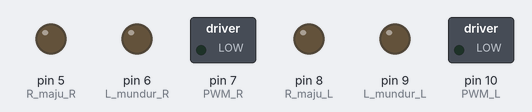
A sketch run on a simulated Arduino Uno, built with avr-gcc and run on an emulated ATmega328P. Shown: switched loads named in the sketch (green lamp = pin HIGH), output pins drawn as LEDs (lit = HIGH).

Above: at 0.5 s.
At 3.5 s:
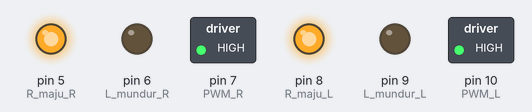
At 9.5 s:
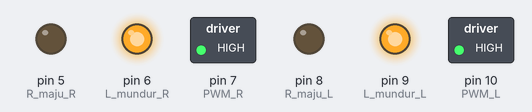
Timing chart, 0 to 15.6 s (numbered marks = the images above):
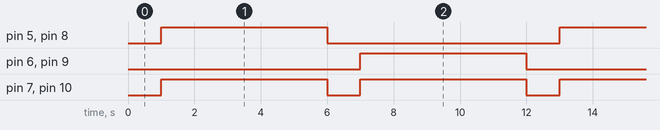

The sketch:

btn.ino
```cpp
//motor kanan
#define R_maju_R     5//pin D2
#define L_mundur_R   6 //pin D3
#define PWM_R     7 //Pin D4
//motor kiri
#define R_maju_L    8//pin D6
#define L_mundur_L   9 //pin D7
#define PWM_L     10 //pin D8

void setup()
{
  Serial.begin(9600);
  pinMode(R_maju_R, OUTPUT);
  pinMode(L_mundur_R, OUTPUT);
  pinMode(PWM_R, OUTPUT);
  pinMode(R_maju_L, OUTPUT);
  pinMode(L_mundur_L, OUTPUT);
  pinMode(PWM_L, OUTPUT);
  motor_stop();
}

void loop()
{
  motor_stop();   delay(1000);
  motor_cw();     delay(5000);
  motor_stop();   delay(1000);
  motor_ccw();     delay(5000);
}

void motor_cw()//belok kanan
{
  analogWrite(PWM_R ,512); //pwm kanan
  digitalWrite(R_maju_R, HIGH);
  digitalWrite(L_mundur_R, LOW);
  analogWrite(PWM_L ,512); //pwm kiri
  digitalWrite(R_maju_L, HIGH);
  digitalWrite(L_mundur_L, LOW);
}

void motor_ccw()  //belok kiri
{
  analogWrite(PWM_R ,512);  //pwm kanan
  digitalWrite(R_maju_R, LOW);
  digitalWrite(L_mundur_R, HIGH);
  analogWrite(PWM_L ,512);  //pwm kiri
  digitalWrite(R_maju_L, LOW);
  digitalWrite(L_mundur_L, HIGH);
}

void motor_stop()
{
  analogWrite(PWM_R ,0); //pwm kanan
  digitalWrite(R_maju_R, LOW);
  digitalWrite(L_mundur_R, LOW);
  analogWrite(PWM_L ,0); //pwm kiri
  digitalWrite(R_maju_L, LOW);
  digitalWrite(L_mundur_L, LOW);
}
```

Measured:
- by itself, pin 5 (R_maju_R), pin 6 (L_mundur_R), pin 8 (R_maju_L), pin 9 (L_mundur_L): alternates HIGH for 5.0 s and LOW for 7.0 s
- by itself, pin 7 (PWM_R), pin 10 (PWM_L): alternates HIGH for 5.0 s and LOW for 1.0 s
- by itself, everything shown: repeats every 12.0 s, in 4 steps
